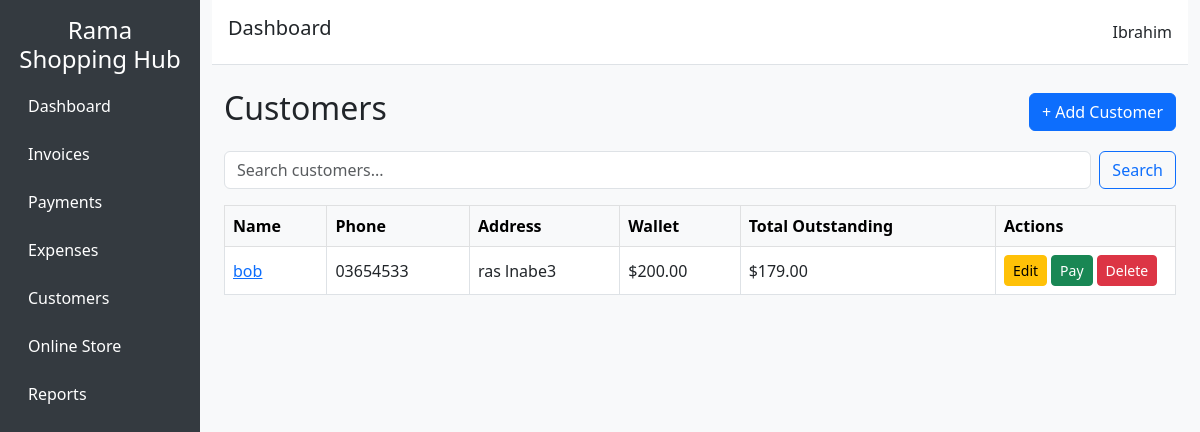
The app's page /customers/ with its own data.
### app/models.py (models this page shows, shortened)
class Customer(db.Model):
    id = db.Column(db.Integer, primary_key=True)
    name = db.Column(db.String(150), nullable=False)
    phone = db.Column(db.String(50))
    address = db.Column(db.String(250))
    wallet_balance = db.Column(db.Float, default=0.0)
    created_at = db.Column(db.DateTime, default=datetime.utcnow)
    invoices = db.relationship('Invoice', backref='customer', cascade="all, delete-orphan")
    @property
    def total_invoiced(self):
        return sum(inv.total_amount for inv in self.invoices)
    @property
    def total_paid(self):
        return sum(inv.amount_paid for inv in self.invoices)
    @property
    def balance_due(self):
        return max(self.total_invoiced - self.total_paid, 0)

class InvoiceItem(db.Model):
    id = db.Column(db.Integer, primary_key=True)
    invoice_id = db.Column(db.Integer, db.ForeignKey('invoice.id'), nullable=False)
    number_of_items = db.Column(db.Integer, nullable=False)
    amount = db.Column(db.Float, nullable=False)
    delivery_fees = db.Column(db.Float, nullable=True, default=0.0)
    total = db.Column(db.Float, default=0.0)

### app/routes/customers.py (the view)
@customers_bp.route('/')
def list_customers():
    q = request.args.get('q', '').strip()
    if q:
        customers = customers.filter(
            Customer.name.ilike(f'%{q}%') |
            Customer.email.ilike(f'%{q}%')
        )
    customers = Customer.query.options(
        joinedload(Customer.invoices).joinedload(Invoice.items),
        joinedload(Customer.invoices).joinedload(Invoice.payments)
    ).order_by(Customer.name).all()
    return render_template('customers/list.html', customers=customers)

### app/models.py (called while the page is built)
    @property
    def total_amount(self):
        return sum(
        (item.amount) + (item.delivery_fees or 0)
        for item in self.items
    )
        return items_total + (self.delivery_fees or 0)

    @property
    def amount_paid(self):
        return sum(
        payment.amount
        for payment in self.payments
        if payment.payment_type == 'invoice' and not payment.reversed
    )

### app/templates/customers/list.html (shortened to what this page needs)
{% extends "base.html" %}
{% block content %}
<div class="d-flex justify-content-between align-items-center mb-3">
    <h2>Customers</h2>
    <a href="{{ url_for('customers.add_customer') }}" class="btn btn-primary">+ Add Customer</a>
</div>
<form method="GET" class="d-flex mb-3">
  <input type="text" name="q" class="form-control me-2" placeholder="Search customers..." value="{{ request.args.get('q', '') }}">
  <button type="submit" class="btn btn-outline-primary">Search</button>
</form>
<div class="table-responsive">
    <table class="table table-hover table-bordered align-middle">
        <thead class="table-light">
            <tr>
                <th>Name</th>
                <th>Phone</th>
                <th>Address</th>
                <th>Wallet</th>
                <th>Total Outstanding</th>
                <th style="width: 180px;">Actions</th>
            </tr>
        </thead>
        <tbody>
        {% for customer in customers %}
            <tr>
                <td>
                    <a href="{{ url_for('customers.customer_detail', id=customer.id) }}">
                        {{ customer.name }}
                    </a>
                </td>
                <td>{{ customer.phone or '-' }}</td>
                <td>{{ customer.address or '-' }}</td>
                <td>${{ "%.2f"|format(customer.wallet_balance or 0) }}</td>
                <td>${{ "%.2f"|format(customer.balance_due or 0) }}</td>
                <td>
                    <div class="d-flex gap-1">
                        <a href="{{ url_for('customers.edit_customer', id=customer.id) }}" class="btn btn-sm btn-warning">Edit</a>
                        <a href="{{ url_for('customers.add_payment_form', id=customer.id) }}" class="btn btn-sm btn-success">Pay</a>
                        <form method="POST" action="{{ url_for('customers.delete_customer', id=customer.id) }}" onsubmit="return confirm('Are you sure?');">
                            <button type="submit" class="btn btn-sm btn-danger">Delete</button>
                        </form>
                    </div>
                </td>
            </tr>
        {% endfor %}
        </tbody>
    </table>
</div>
{% endblock %}

### app/templates/base.html (style rules this page uses)
body { font-family: 'Segoe UI', Tahoma, Geneva, Verdana, sans-serif; background-color: #f8f9fa; }

### records on screen
Customer: name "bob", phone "03654533", address "ras lnabe3", wallet_balance "200.00"
InvoiceItem: amount+delivery_fees "179.00"
